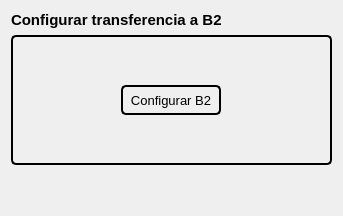
                <widget class="QWidget" name="b2ini">
                 <layout class="QVBoxLayout" name="verticalLayout_36">
                  <item>
                   <widget class="QLabel" name="label_12">
                    <property name="font">
                     <font>
                      <pointsize>11</pointsize>
                      <weight>75</weight>
                      <bold>true</bold>
                     </font>
                    </property>
                    <property name="text">
                     <string>Configurar transferencia a B2</string>
                    </property>
                   </widget>
                  </item>
                  <item>
                   <widget class="QWidget" name="widget_4" native="true">
                    <property name="minimumSize">
                     <size>
                      <width>321</width>
                      <height>130</height>
                     </size>
                    </property>
                    <property name="maximumSize">
                     <size>
                      <width>321</width>
                      <height>130</height>
                     </size>
                    </property>
                    <property name="styleSheet">
                     <string notr="true">border: 2px solid;
border-radius: 5px;</string>
                    </property>
                    <layout class="QHBoxLayout" name="horizontalLayout_25">
                     <item>
                      <widget class="QPushButton" name="b2config">
                       <property name="minimumSize">
                        <size>
                         <width>100</width>
                         <height>30</height>
                        </size>
                       </property>
                       <property name="maximumSize">
                        <size>
                         <width>100</width>
                         <height>30</height>
                        </size>
                       </property>
                       <property name="font">
                        <font>
                         <pointsize>10</pointsize>
                        </font>
                       </property>
                       <property name="cursor">
                        <cursorShape>PointingHandCursor</cursorShape>
                       </property>
                       <property name="mouseTracking">
                        <bool>true</bool>
                       </property>
                       <property name="styleSheet">
                        <string notr="true"/>
                       </property>
                       <property name="text">
                        <string>Configurar B2</string>
                       </property>
                      </widget>
                     </item>
                    </layout>
                   </widget>
                  </item>
                  <item>
                   <spacer name="verticalSpacer_5">
                    <property name="orientation">
                     <enum>Qt::Vertical</enum>
                    </property>
                    <property name="sizeHint" stdset="0">
                     <size>
                      <width>20</width>
                      <height>40</height>
                     </size>
                    </property>
                   </spacer>
                  </item>
                 </layout>
                </widget>
